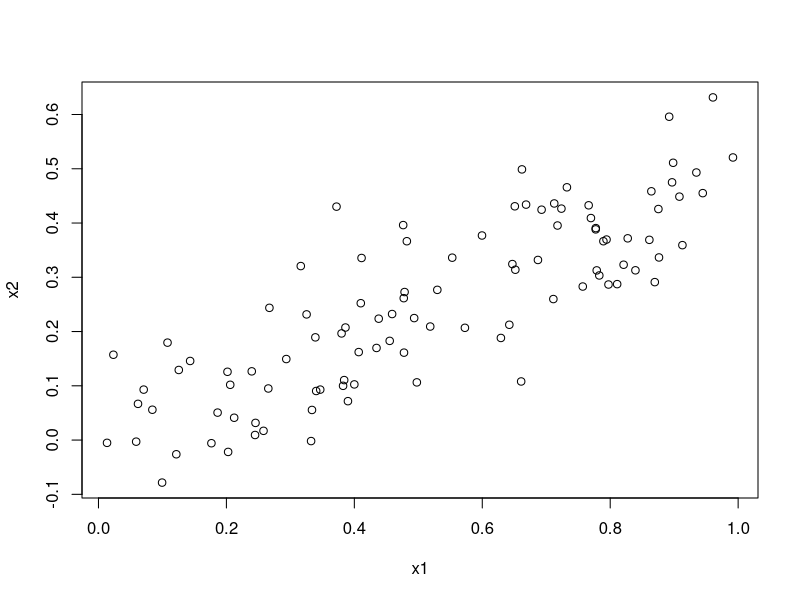
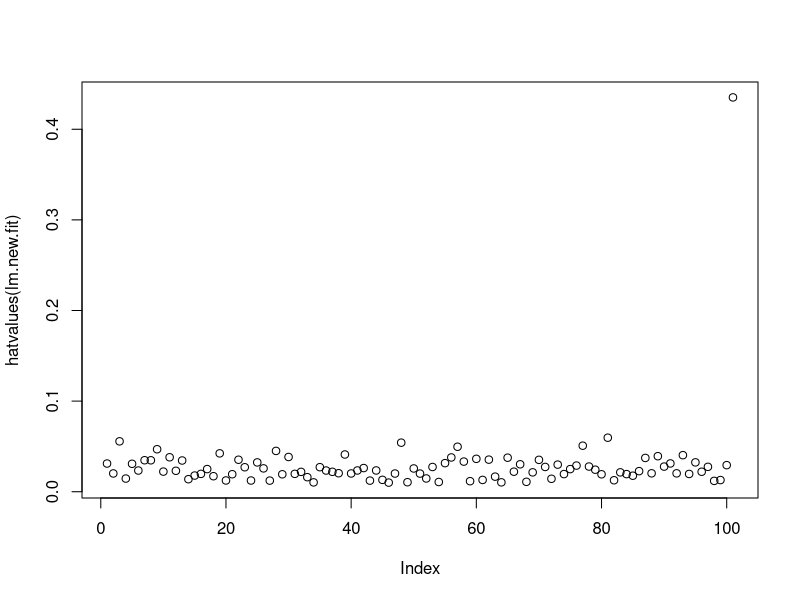
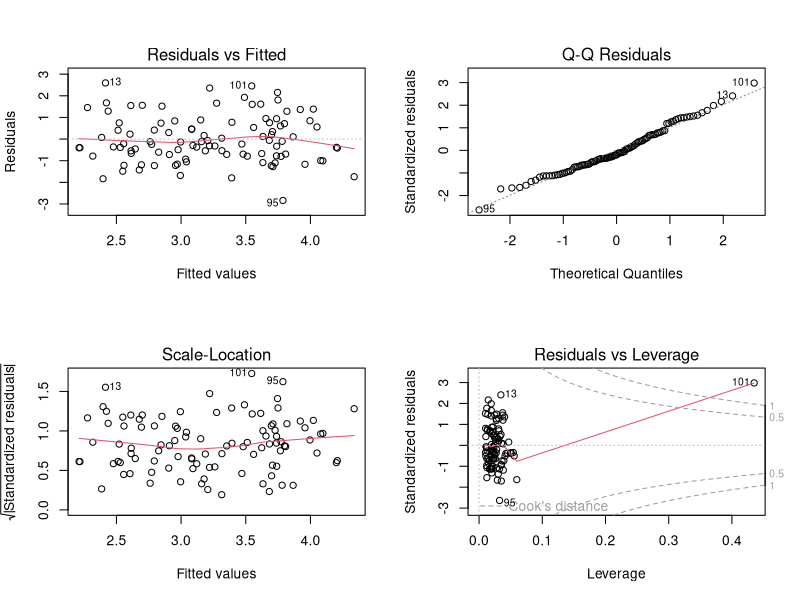

These charts were generated, in order, by the following R code:
# This pproblem focuses on the collinearity problem

# (a) ####

# Setting the random seed
set.seed(0)

# Generating x1 data using runif (provides uniform distribution from 0-1)
x1 = runif(100)

# Generating data for x2 using random values from normal distribution
x2 = 0.5*x1 + rnorm(100)/10

# Creating a linear model. y is a function of x1 and x2
y = 2 + 2*x1 + 0.3*x2 + rnorm(100)

## B0 = 2
## B1 = 2
## B2 = 0.3

# (b) ####

# Plotting x1 vs x2
plot(x1, x2)
## Based on the graph, there is a postive correlation between x1 and x2

# Calculating the correlation between x1 and x2
cor(x1, x2) # 0.8324

# (c) ###

# Fitting the a Least Squares Regression to predict y given x1 and x2
lm.fit = lm(y~x1+x2)

# Viewing the statistics of model
summary(lm.fit)

## Bhat0 = 2.0966
## Bhat1 = 2.5370
## Bhat2 = -0.8687

## The coefficient estimatess for Bhat0 and Bhat1 are similar to true coefficients (B0 
## and B1). It is off by at most 0.5 units. 
## However the coefficient estimate for Bhat2 is off by 1.1 units. Its extremely high
## p-value (0.4671) tells us that we cannot reject the null hypothesis, which means 
## that there is a high chance that there is no relationship between y and x2.

# Use VIF to check for multicollinearity 
library(car)
vif(lm.fit)

# (d) ####

# Creating a new model predicting y using only x1
lm.x1 = lm(y~x1)

# Viiewing the statistiics of the model
summary(lm.x1)

## We can reject the null hypothesis because the p-value (4.37E-7) is extremely below 
## 0.05.

# (e) ####

# Creating a new model predicting y using only x2
lm.x2 = lm(y~x2)

# Viiewing the statistiics of the model
summary(lm.x2)

## We can reject the null hypothesis because the p-value (0.0002) is extremely below 
## 0.05.

# (f) ####

## In (c), the p-value for Bhat2 was not siginificant but in (e) if we do a LSR model 
## separately, then it does become significant. Also the coefficient for Bhat2 changed 
## by almost 2 units from (c) and (e).

# (g) ####

# Adding mismeasured observations into the data
x1 = c(x1, 0.1)
x2 = c(x2, 0.8)
y = c(y, 6)

# Refitting the data with new data
lm.new.fit = lm(y~x1+x2)
summary(lm.new.fit)

# Creating a new model predicting y using only x1
lm.new.x1 = lm(y~x1)

# Viiewing the statistiics of the model
summary(lm.new.x1)

# Creating a new model predicting y using only x1
lm.new.x2 = lm(y~x2)

# Viiewing the statistiics of the model
summary(lm.new.x2)

## Given the new data, it makes the R^2 worse and also the coefficient estimate for 
## Bhat1 is farther that before. 

# Checking for leverage
plot(hatvalues(lm.new.fit))

## Based on the graph above, the new data point has high leverage

# PLotting the model
par(mfrow = c(2,2)) # 4 plots in same picture
plot(lm.new.fit)

## Since the studentized residuals for new data is not greater than 3, we can say it 
## is not an outlier.

